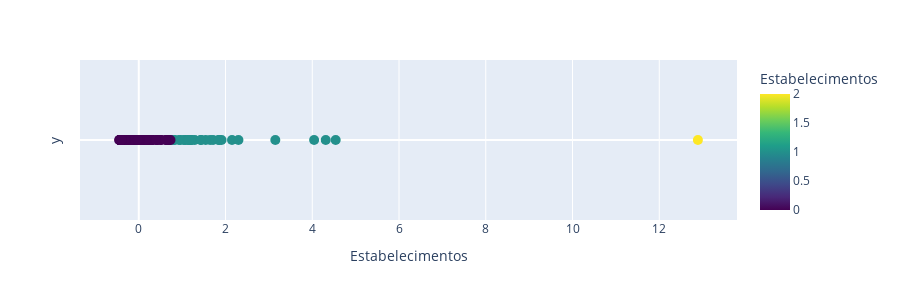

Here is the notebook cell this chart was saved with:
### Code cell
clustered_df = aplicar_kmeans(df_estabelecimentos, 3, nome_cluster='Estabelecimentos')
save_clustered_df_to_csv(clustered_df, "csv_files/", "9_Estabelecimentos.csv")

### Figure 1 — Plotly figure (JSON) as saved in the notebook; plotly's stock layout.template omitted (floating-point values rounded to 4 significant figures; data arrays with more than 128 entries replaced by an {"elided": "..."} marker saying what was removed)
{"data": [{"customdata": {"elided": "308x3 mixed values"}, "hovertemplate": "valor=%{x}<br>y=%{y}<br>local=%{customdata[0]}<br>codigo=%{customdata[1]}<br>Estabelecimentos=%{marker.color}<extra></extra>", "legendgroup": "", "marker": {"color": {"elided": "308 int values"}, "coloraxis": "coloraxis", "size": 10, "symbol": "circle"}, "mode": "markers", "name": "", "orientation": "v", "showlegend": false, "type": "scatter", "x": {"elided": "308 float values"}, "xaxis": "x", "y": {"elided": "308 int values"}, "yaxis": "y"}], "layout": {"coloraxis": {"colorbar": {"title": {"text": "Estabelecimentos"}}, "colorscale": [[0, "#440154"], [0.1111, "#482878"], [0.2222, "#3e4989"], [0.3333, "#31688e"], [0.4444, "#26828e"], [0.5556, "#1f9e89"], [0.6667, "#35b779"], [0.7778, "#6ece58"], [0.8889, "#b5de2b"], [1, "#fde725"]]}, "height": 300, "legend": {"tracegroupgap": 0}, "margin": {"t": 60}, "xaxis": {"anchor": "y", "domain": [0, 1], "title": {"text": "Estabelecimentos"}}, "yaxis": {"anchor": "x", "domain": [0, 1], "showgrid": false, "showticklabels": false, "title": {"text": "y"}}}}
